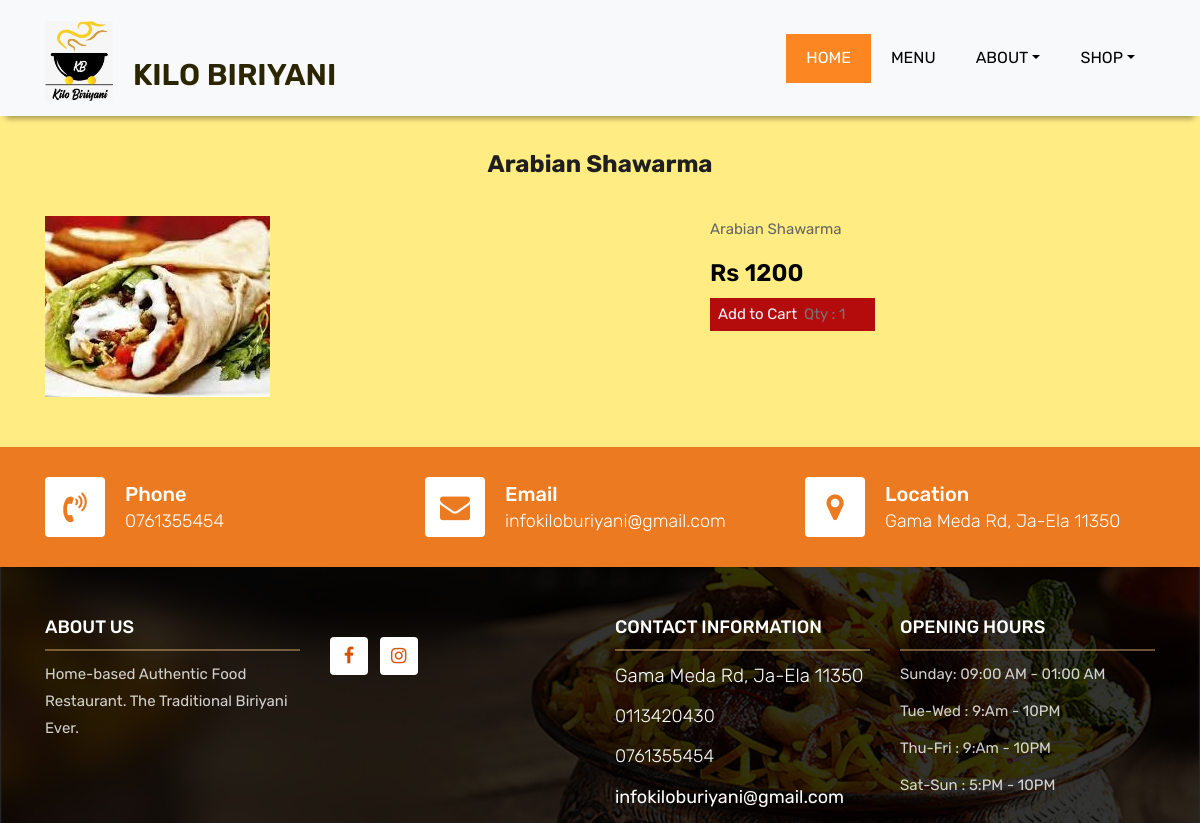
The app's page /post/54/ with its own data.
### kiloapp/models.py (models this page shows, shortened)
class Post(models.Model):
    name=models.CharField(max_length=50,default="")
    price=models.IntegerField(default=0)
    description=models.CharField(max_length=200,default="n/a")
    cover = models.ImageField(upload_to='images/',default='kiloapp/images/logo.jpeg')
    food= models.CharField(max_length=15,choices=food_choice,default='Juice Bar')
    offer=models.IntegerField(default=0)
    spacial=models.BooleanField(default=False)

### kiloapp/views.py (the view)
# urls.py: path('post/<int:pk>/', PostDetailView.as_view(),name='food-detail'),
class PostDetailView(DetailView):
        model=Post

### kiloapp/templates/kiloapp/post_detail.html (shortened to what this page needs)
{% extends "kiloapp/base.html" %} {% block content %}
<div style="height: 150px;"></div>
<div class="container">
    <div style="text-align: center;">
        <h1 style="font-weight: 700;">{{post.name}}</h1>
        <br>
    </div>
    <div class="row">
        <div class="col-lg-7 col-md-7 col-sm-12 col-xs-12 ">
            <img src="{{post.cover.url}}" class="img-fluid" alt="Image">
        </div>
        <div class="col-lg-5 col-md-5 col-sm-12 col-xs-12">
            <p>{{post.description}}</p>
            <h5 class="something7">Rs {{ post.price }}</h5>
            <form method='GET' action='{% url "update_cart" post.id %}'>
                <input class="something6" type='submit' style="width:6em;" value='Add to Cart' />
                <input class="something6" name='qty' style="width:5em;" min="1" type='number' placeholder="Qty : 1" />
            </form>
        </div>
    </div>
</div>
<div style="height: 50px;"></div>
{% endblock %}

### kiloapp/static/kiloapp/css/style.css (style rules this page uses)
body { background-color: #ffec83; color: #666666; font-size: 15px; font-family: 'Rubik', sans-serif; line-height: 1.80857; }
h1, h2, h3, h4, h5, h6 { letter-spacing: 0; font-weight: normal; position: relative; padding: 0 0 10px 0; font-weight: normal; line-height: 120% !important; color: #1f1f1f; margin: 0 }
h1 { font-size: 24px }
h5 { font-size: 14px }

### kiloapp/templates/kiloapp/post_detail.html (style rules this page uses)
.something6 { float: left; background-color: #b40c0c; color: aliceblue; border-color: #00000000; width: 3em; }
.something7 { color: rgb(0, 0, 0); font-size: x-large; font-weight: 600; }

### records on screen
Post: name "Arabian Shawarma", cover (picture), description "Arabian Shawarma", price "1200"
